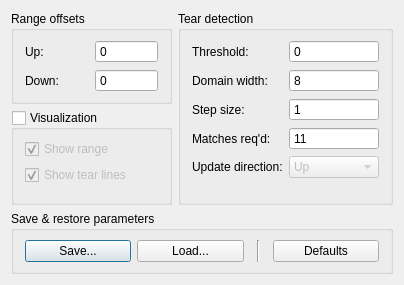
<?xml version="1.0" encoding="UTF-8"?>
<ui version="4.0">
 <class>AntiTearDialog</class>
 <widget class="QDialog" name="AntiTearDialog">
  <property name="geometry">
   <rect>
    <x>0</x>
    <y>0</y>
    <width>404</width>
    <height>285</height>
   </rect>
  </property>
  <property name="windowTitle">
   <string>Dialog</string>
  </property>
  <layout class="QVBoxLayout" name="verticalLayout_2">
   <item>
    <layout class="QHBoxLayout" name="horizontalLayout_2" stretch="3,4">
     <item>
      <layout class="QVBoxLayout" name="verticalLayout">
       <item>
        <widget class="QGroupBox" name="groupBox">
         <property name="title">
          <string>Range offsets</string>
         </property>
         <layout class="QGridLayout" name="gridLayout">
          <property name="leftMargin">
           <number>11</number>
          </property>
          <property name="rightMargin">
           <number>11</number>
          </property>
          <item row="2" column="0">
           <widget class="QLabel" name="label">
            <property name="sizePolicy">
             <sizepolicy hsizetype="Preferred" vsizetype="Preferred">
              <horstretch>0</horstretch>
              <verstretch>0</verstretch>
             </sizepolicy>
            </property>
            <property name="text">
             <string>Up:</string>
            </property>
           </widget>
          </item>
          <item row="2" column="1">
           <widget class="QSpinBox" name="spinBox_rangeUp">
            <property name="buttonSymbols">
             <enum>QAbstractSpinBox::NoButtons</enum>
            </property>
            <property name="maximum">
             <number>9999</number>
            </property>
           </widget>
          </item>
          <item row="3" column="0">
           <widget class="QLabel" name="label_2">
            <property name="sizePolicy">
             <sizepolicy hsizetype="Preferred" vsizetype="Preferred">
              <horstretch>0</horstretch>
              <verstretch>0</verstretch>
             </sizepolicy>
            </property>
            <property name="text">
             <string>Down:</string>
            </property>
           </widget>
          </item>
          <item row="3" column="1">
           <widget class="QSpinBox" name="spinBox_rangeDown">
            <property name="buttonSymbols">
             <enum>QAbstractSpinBox::NoButtons</enum>
            </property>
            <property name="maximum">
             <number>9999</number>
            </property>
           </widget>
          </item>
         </layout>
        </widget>
       </item>
       <item>
        <widget class="QGroupBox" name="groupBox_visualization">
         <property name="title">
          <string>Visualization</string>
         </property>
         <property name="checkable">
          <bool>true</bool>
         </property>
         <property name="checked">
          <bool>false</bool>
         </property>
         <layout class="QGridLayout" name="gridLayout_3">
          <property name="leftMargin">
           <number>11</number>
          </property>
          <property name="rightMargin">
           <number>11</number>
          </property>
          <item row="1" column="0">
           <widget class="QCheckBox" name="checkBox_visualizeTear">
            <property name="text">
             <string>Show tear lines</string>
            </property>
            <property name="checked">
             <bool>true</bool>
            </property>
           </widget>
          </item>
          <item row="0" column="0">
           <widget class="QCheckBox" name="checkBox_visualizeRange">
            <property name="text">
             <string>Show range</string>
            </property>
            <property name="checked">
             <bool>true</bool>
            </property>
           </widget>
          </item>
          <item row="2" column="0">
           <spacer name="verticalSpacer_2">
            <property name="orientation">
             <enum>Qt::Vertical</enum>
            </property>
            <property name="sizeHint" stdset="0">
             <size>
              <width>20</width>
              <height>40</height>
             </size>
            </property>
           </spacer>
          </item>
         </layout>
        </widget>
       </item>
      </layout>
     </item>
     <item>
      <widget class="QGroupBox" name="groupBox_2">
       <property name="title">
        <string>Tear detection</string>
       </property>
       <layout class="QGridLayout" name="gridLayout_2">
        <property name="leftMargin">
         <number>11</number>
        </property>
        <property name="rightMargin">
         <number>11</number>
        </property>
        <item row="4" column="0">
         <widget class="QLabel" name="label_5">
          <property name="text">
           <string>Update direction:</string>
          </property>
         </widget>
        </item>
        <item row="1" column="1">
         <widget class="QSpinBox" name="spinBox_domainSize">
          <property name="buttonSymbols">
           <enum>QAbstractSpinBox::NoButtons</enum>
          </property>
          <property name="maximum">
           <number>10000</number>
          </property>
          <property name="value">
           <number>8</number>
          </property>
         </widget>
        </item>
        <item row="1" column="0">
         <widget class="QLabel" name="label_4">
          <property name="text">
           <string>Domain width:</string>
          </property>
         </widget>
        </item>
        <item row="0" column="0">
         <widget class="QLabel" name="label_3">
          <property name="text">
           <string>Threshold:</string>
          </property>
         </widget>
        </item>
        <item row="3" column="0">
         <widget class="QLabel" name="label_6">
          <property name="text">
           <string>Matches req'd:</string>
          </property>
         </widget>
        </item>
        <item row="4" column="1">
         <widget class="QComboBox" name="comboBox">
          <property name="enabled">
           <bool>false</bool>
          </property>
          <property name="currentIndex">
           <number>0</number>
          </property>
          <item>
           <property name="text">
            <string>Up</string>
           </property>
          </item>
          <item>
           <property name="text">
            <string>Down</string>
           </property>
          </item>
         </widget>
        </item>
        <item row="3" column="1">
         <widget class="QSpinBox" name="spinBox_matchedReqd">
          <property name="buttonSymbols">
           <enum>QAbstractSpinBox::NoButtons</enum>
          </property>
          <property name="minimum">
           <number>1</number>
          </property>
          <property name="maximum">
           <number>1000</number>
          </property>
          <property name="value">
           <number>11</number>
          </property>
         </widget>
        </item>
        <item row="2" column="0">
         <widget class="QLabel" name="label_7">
          <property name="text">
           <string>Step size:</string>
          </property>
         </widget>
        </item>
        <item row="2" column="1">
         <widget class="QSpinBox" name="spinBox_stepSize">
          <property name="buttonSymbols">
           <enum>QAbstractSpinBox::NoButtons</enum>
          </property>
          <property name="minimum">
           <number>1</number>
          </property>
          <property name="maximum">
           <number>1024</number>
          </property>
         </widget>
        </item>
        <item row="0" column="1">
         <widget class="QSpinBox" name="spinBox_threshold">
          <property name="buttonSymbols">
           <enum>QAbstractSpinBox::NoButtons</enum>
          </property>
          <property name="maximum">
           <number>255</number>
          </property>
         </widget>
        </item>
        <item row="5" column="1">
         <spacer name="verticalSpacer_3">
          <property name="orientation">
           <enum>Qt::Vertical</enum>
          </property>
          <property name="sizeHint" stdset="0">
           <size>
            <width>20</width>
            <height>40</height>
           </size>
          </property>
         </spacer>
        </item>
       </layout>
      </widget>
     </item>
    </layout>
   </item>
   <item>
    <widget class="QGroupBox" name="groupBox_3">
     <property name="title">
      <string>Save &amp;&amp; restore parameters</string>
     </property>
     <layout class="QHBoxLayout" name="horizontalLayout">
      <property name="leftMargin">
       <number>11</number>
      </property>
      <property name="rightMargin">
       <number>11</number>
      </property>
      <item>
       <widget class="QPushButton" name="pushButton_save">
        <property name="text">
         <string>Save...</string>
        </property>
       </widget>
      </item>
      <item>
       <widget class="QPushButton" name="pushButton_load">
        <property name="text">
         <string>Load...</string>
        </property>
       </widget>
      </item>
      <item>
       <spacer name="horizontalSpacer">
        <property name="orientation">
         <enum>Qt::Horizontal</enum>
        </property>
        <property name="sizeType">
         <enum>QSizePolicy::Fixed</enum>
        </property>
        <property name="sizeHint" stdset="0">
         <size>
          <width>7</width>
          <height>13</height>
         </size>
        </property>
       </spacer>
      </item>
      <item>
       <widget class="Line" name="line">
        <property name="orientation">
         <enum>Qt::Vertical</enum>
        </property>
       </widget>
      </item>
      <item>
       <spacer name="horizontalSpacer_2">
        <property name="orientation">
         <enum>Qt::Horizontal</enum>
        </property>
        <property name="sizeType">
         <enum>QSizePolicy::Fixed</enum>
        </property>
        <property name="sizeHint" stdset="0">
         <size>
          <width>7</width>
          <height>20</height>
         </size>
        </property>
       </spacer>
      </item>
      <item>
       <widget class="QPushButton" name="pushButton_restoreDefaults">
        <property name="text">
         <string>Defaults</string>
        </property>
       </widget>
      </item>
     </layout>
    </widget>
   </item>
  </layout>
 </widget>
 <resources/>
 <connections/>
</ui>
